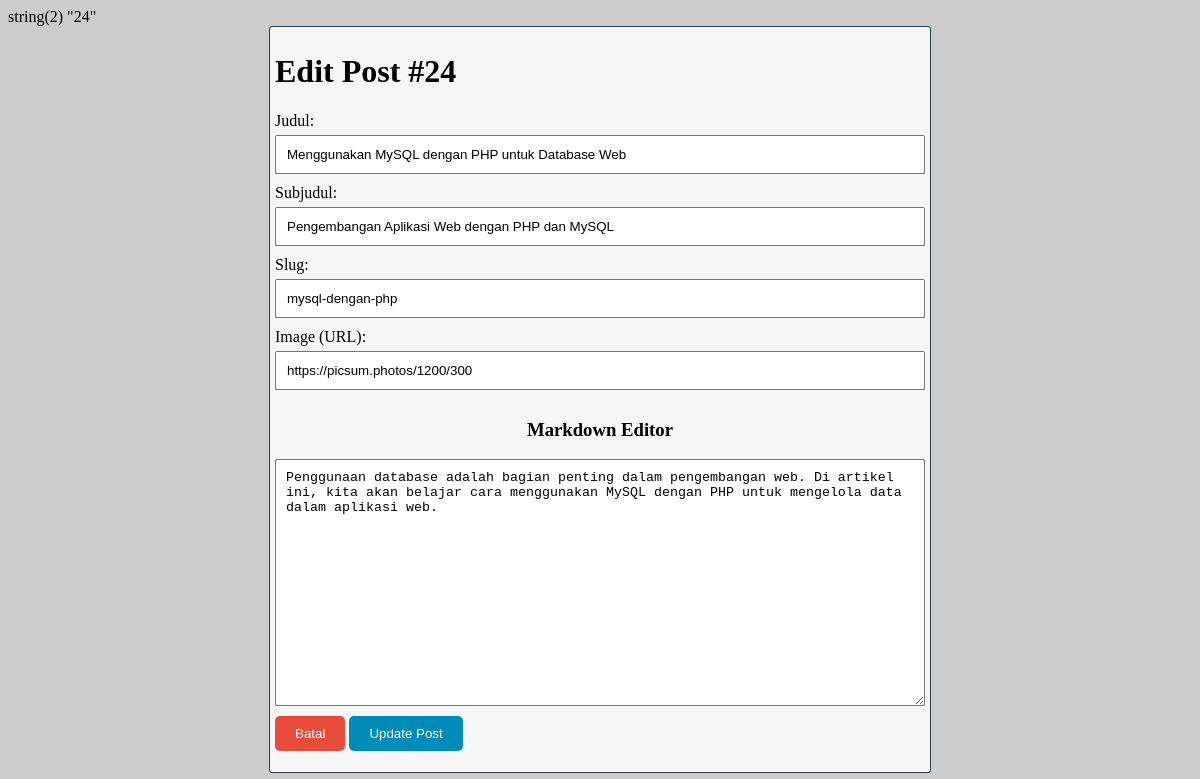
Screenshot of /Journal/sesi-2/edit-post.php?id=24 with the database file from the repository.
### tables this page shows
CREATE TABLE IF NOT EXISTS `posts` (
  `id` bigint(20) unsigned NOT NULL AUTO_INCREMENT,
  `title` varchar(255) NOT NULL,
  `subtitle` varchar(255) NOT NULL,
  `content` longtext NOT NULL,
  `image` varchar(255) NOT NULL,
  `slug` varchar(255) NOT NULL,
  `created_at` timestamp NULL DEFAULT NULL,
  `updated_at` timestamp NULL DEFAULT NULL,
  PRIMARY KEY (`id`),
  UNIQUE KEY `posts_slug_unique` (`slug`)
);

### Journal/sesi-2/Include/Database.php (called while the page is built, shortened)
<?php
class Database
{
    private $host = "localhost";
    private $username = "root";
    private $password = "";
    private $dbname = "blog_database";
    public function __construct()
    {
        $this->conn = new mysqli($this->host, $this->username, $this->password, $this->dbname);
    }
}
?>

### Journal/sesi-2/Include/Post.php (called while the page is built, shortened)
<?php
require_once "Database.php";
class Post extends Database
{
    public function getPostById($post_id)
    {
        $post_id = $this->conn->real_escape_string($post_id);
        $query = "SELECT * FROM posts WHERE id = ?";
        $stmt = $this->conn->prepare($query);
        $stmt->bind_param("i", $post_id);
        $stmt->execute();
        $result = $stmt->get_result();
        return $result->fetch_object();
    }
}
?>

### Journal/sesi-2/edit-post.php (the view, shortened to what this page needs)
<?php
require_once dirname(__FILE__) . "/Include/Post.php";
if ($_SERVER["REQUEST_METHOD"] === "GET") {
    $id_post = $_GET["id"];
    var_dump($id_post);
    $post = new Post();
    $data = $post->getPostById($id_post);
}
?>
<!DOCTYPE html>
<html lang="en">
<head>
    <link rel="stylesheet" href="https://cdn.jsdelivr.net/simplemde/latest/simplemde.min.css">
</head>
<body>
    <div class="container">
        <h1>Edit Post #<?= $data->id ?></h1>
        <form method="post" action="<?= htmlentities($_SERVER['PHP_SELF']) ?>">
            <label for="title">Judul:</label>
            <input type="text" name="title" id="title" value="<?= $data->title ?>" required>
            <label for="subtitle">Subjudul:</label>
            <input type="text" name="subtitle" id="subtitle" required value="<?= $data->subtitle ?>">
            <label for="slug">Slug:</label>
            <input type="text" name="slug" id="slug" required value="<?= $data->slug ?>">
            <label for="image">Image (URL):</label>
            <input type="url" name="image" id="image" placeholder="https://picsum.photos/1200/300" value="<?= $data->image ?>" required>
            <h3>Markdown Editor</h3>
            <textarea id="content" cols="66" rows="15" name="content" placeholder="Hello World!"><?= $data->content ?></textarea><br>
            <a href="index.php"><button type="button" name="cancel">Batal</button></a>
            <button type="submit">Update Post</button>
        </form>
    </div>
</body>
</html>

### Journal/sesi-2/edit-post.php (style rules this page uses)
body { background: #CCCCCC; }
.container { width: 650px; margin: 0 auto; background: #f6f6f6; border: 1px solid #2C3E50; border-radius: 3px; padding: 5px; }
.container form { max-width: 100%; }
.container label { display: block; margin-bottom: 5px; }
.container input[type="text"], .container input[type="url"], .container textarea { width: 100%; padding: 10px; margin-bottom: 10px; box-sizing: border-box; }
.container button[type="submit"] { background-color: #008CBA; color: white; padding: 10px 20px; border: none; border-radius: 5px; cursor: pointer; }
.container a button[type="button"] { background-color: #E74C3C; color: white; padding: 10px 20px; border: none; border-radius: 5px; cursor: pointer; }
h3 { text-align: center; }

### rows the page displays
posts: id "24", title "Menggunakan MySQL dengan PHP untuk Database Web", subtitle "Pengembangan Aplikasi Web dengan PHP dan MySQL", slug "mysql-dengan-php", image "https://picsum.photos/1200/300", content "Penggunaan database adalah bagian penting dalam pengembangan web. Di artikel ini, kita akan belajar cara menggunakan MySQL dengan PHP untuk mengelola data dalam aplikasi web."
